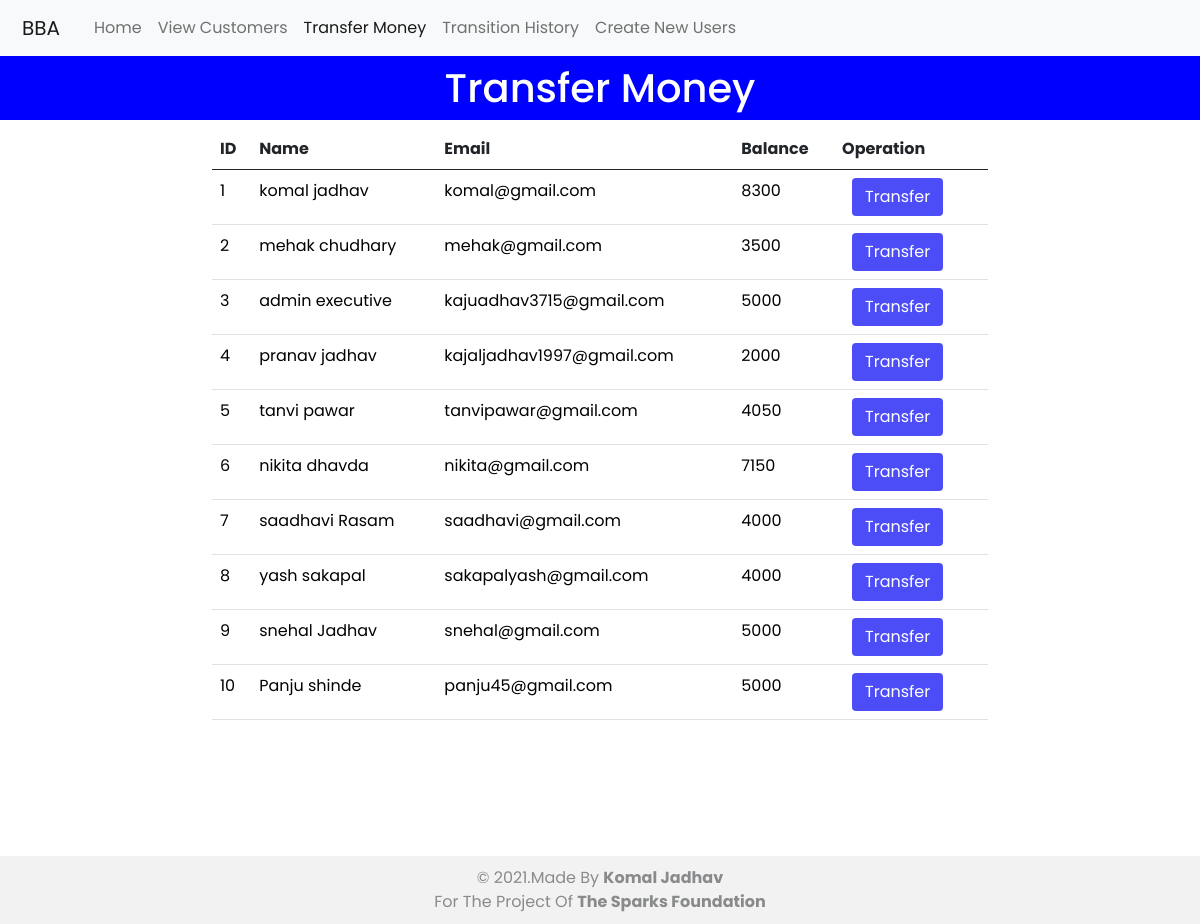
/transaction.php, run on the app's committed database.
### tables this page shows
CREATE TABLE `users` (
  `id` int(4) NOT NULL,
  `name` text NOT NULL,
  `email` varchar(30) NOT NULL,
  `balance` int(8) NOT NULL
);

### transaction.php (the view, shortened to what this page needs)
<?php
include 'connection.php';
$select="SELECT * FROM users";
$select_query=mysqli_query($con,$select);
?>
<!DOCTYPE html>
<html lang="en">
<head>
    <link href="https://cdn.jsdelivr.net/npm/bootstrap@5.0.2/dist/css/bootstrap.min.css" rel="stylesheet"
 />
    <link rel="stylesheet" href="css/style.css?v=<?php echo time(); ?>">
</head>
<body>
    <nav class="navbar navbar-expand-lg navbar-light bg-light">
        <div class="container-fluid">
            <a class="navbar-brand logo" href="#">BBA</a>
            <div class="collapse navbar-collapse" id="navbarSupportedContent">
                <ul class="navbar-nav me-auto mb-2 mb-lg-0">
                    <li class="nav-item">
                        <a class="nav-link" aria-current="page" href="index.php">Home</a>
                    </li>
                    <li class="nav-item">
                        <a class="nav-link" href="view.php">View Customers</a>
                    </li>
                    <li class="nav-item">
                        <a class="nav-link active" href="transaction.php">Transfer Money</a>
                    </li>
                    <li class="nav-item">
                        <a class="nav-link" href="history.php">Transition History</a>
                    </li>
                    <li class="nav-item">
                        <a class="nav-link" href="user.php">Create New Users</a>
                    </li>
                </ul>
            </div>
        </div>
    </nav>
    <div class="container-fluid">
        <div class="row color">
            <h2 class="text-center transfer">Transfer Money</h2>
            <br>
            <div class="col-md-offset-2 col-md-8">
                <table class="table">
                    <thead>
                        <tr>
                            <th>ID</th>
                            <th>Name</th>
                            <th>Email</th>
                            <th>Balance</th>
                            <th>Operation</th>
                        </tr>
                    </thead>
                    <tbody>
                        <?php
                        while($row=mysqli_fetch_assoc($select_query)){
                        ?>
                        <tr>
                            <td><?php echo $row['id'] ?></td>
                            <td><?php echo $row['name']?></td>
                            <td><?php echo $row['email']?></td>
                            <td><?php echo $row['balance']?></td>
                            <td><a href="transfer.php?id= <?php echo $row['id'] ; ?>"> <button type="button"
                                        class="btn transfer-btn">Transfer</button></a></td>
                        </tr>
                        <?php
                        }
                        ?>
                    </tbody>
                </table>
            </div>
        </div>
    </div>
    <footer class="text-center transfer-footer">
        <p>&copy 2021.Made by <span>Komal Jadhav</span><br> For the Project of <span>The Sparks Foundation</span></p>
    </footer>
</body>
</html>

### css/style.css (style rules this page uses)
* { margin: 0; padding: 0; box-sizing: border-box; font-family: "Poppins", sans-serif; }
body { height: 100vh; scroll-behavior: smooth; overflow-x: hidden; }
.logo { color: rgb(53, 53, 247); }
.data-text h1, h2, p { text-transform: capitalize; font-size: 2.5rem; }
.btn { text-align: center; margin-top: 20px; }
.row { display: flex; justify-content: center; align-items: center; height: 50vh; text-align: center; flex-direction: row; flex-wrap: wrap; }
.cust-btn, a { color: white; text-decoration: none; padding: 10px; }
.color h2 { background-color: blue; color: white; padding: 8px 0px; }
.transfer-btn { background-color: rgb(77, 77, 247); margin-top: 0px; color: white; }
td { color: black; }
footer { margin-top: 300px; margin-bottom: 0px; background-color: #f2f2f2; }
footer p { padding: 10px 0px; margin-bottom: 0px; font-size: 1rem; opacity: 0.5; }
footer span { font-weight: bold; }
.view-footer, .transfer-footer, .history-footer { margin-top: 400px; }

### data on the page
users: id "1", name "komal jadhav", email "komal@gmail.com", balance "8300"
users: id "2", name "mehak chudhary", email "mehak@gmail.com", balance "3500"
users: id "3", name "admin executive", email "kajuadhav3715@gmail.com", balance "5000"
users: id "4", name "pranav jadhav", email "kajaljadhav1997@gmail.com", balance "2000"
users: id "5", name "tanvi pawar", email "tanvipawar@gmail.com", balance "4050"
users: id "6", name "nikita dhavda", email "nikita@gmail.com", balance "7150"
users: id "7", name "saadhavi Rasam", email "saadhavi@gmail.com", balance "4000"
users: id "8", name "yash sakapal", email "sakapalyash@gmail.com", balance "4000"
users: id "9", name "snehal Jadhav", email "snehal@gmail.com", balance "5000"
users: id "10", name "Panju shinde", email "panju45@gmail.com", balance "5000"
